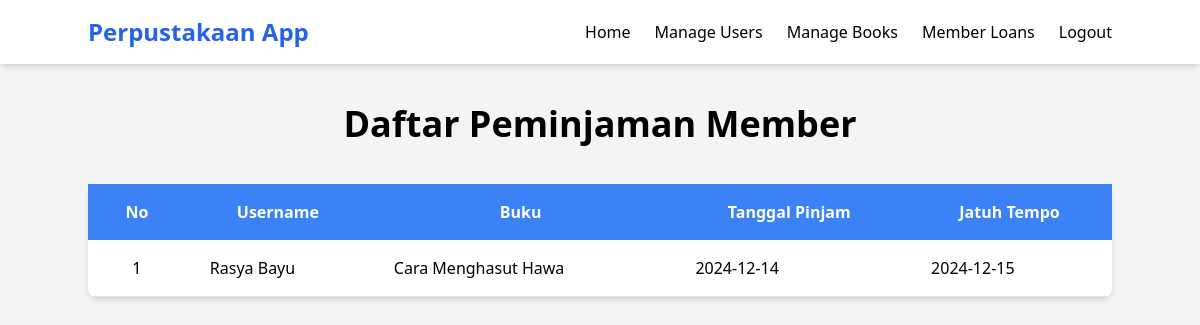
Page /admin/loans (signed in) on the committed database.
### tables this page shows
CREATE TABLE `loans` (
  `id` int(11) NOT NULL,
  `user_id` int(11) NOT NULL,
  `book_id` int(11) NOT NULL,
  `borrow_date` date NOT NULL,
  `return_date` date DEFAULT NULL,
  `due_date` date NOT NULL,
  `status` enum('borrowed','returned','late') DEFAULT 'borrowed',
  `fine` decimal(10,2) DEFAULT 0.00
);

CREATE TABLE `user` (
  `id` int(11) NOT NULL,
  `username` varchar(100) NOT NULL,
  `email` varchar(100) NOT NULL,
  `password` varchar(255) NOT NULL,
  `role` enum('admin','member') DEFAULT 'member',
  `created_at` timestamp NOT NULL DEFAULT current_timestamp()
);

CREATE TABLE `books` (
  `id` int(11) NOT NULL,
  `title` varchar(100) NOT NULL,
  `author` varchar(100) NOT NULL,
  `year` int(4) NOT NULL,
  `stok` int(11) NOT NULL,
  `image` varchar(255) DEFAULT NULL
);

### controllers/AdminController.php (called while the page is built, shortened)
<?php
class AdminController
{
    private $db;
    public function __construct($db)
    {
        $this->db = $db;
    }
    public function viewMemberLoans()
    {
        $sql = "
            SELECT
                u.username,
                b.title,
                l.borrow_date,
                l.due_date
            FROM
                loans l
            JOIN
                user u ON l.user_id = u.id
            JOIN
                books b ON l.book_id = b.id
            WHERE
                l.return_date IS NULL
        ";
        $stmt = $this->db->query($sql);
        $memberLoans = $stmt->fetchAll(PDO::FETCH_ASSOC);
        require 'views/member_loans.php';
    }
}

### views/member_loans.php (the view, shortened to what this page needs)
<!DOCTYPE html>
<html lang="en">
<head>
    <script src="https://cdn.tailwindcss.com"></script>
</head>
<body class="bg-gray-100">
    <?php require 'assets/header.php'; ?>
    <div class="container mx-auto mt-10">
        <h1 class="text-4xl font-bold text-center mb-10">Daftar Peminjaman Member</h1>
        <table class="table-auto w-full bg-white shadow-md rounded-lg">
            <thead class="bg-blue-500 text-white">
                <tr>
                    <th class="px-6 py-4">No</th>
                    <th class="px-6 py-4">Username</th>
                    <th class="px-6 py-4">Buku</th>
                    <th class="px-6 py-4">Tanggal Pinjam</th>
                    <th class="px-6 py-4">Jatuh Tempo</th>
                </tr>
            </thead>
            <tbody>
                <?php if (!empty($memberLoans)): ?>
                    <?php foreach ($memberLoans as $index => $loan): ?>
                        <tr class="border-b hover:bg-gray-50">
                            <td class="px-6 py-4 text-center"><?= $index + 1 ?></td>
                            <td class="px-6 py-4"><?= htmlspecialchars($loan['username']) ?></td>
                            <td class="px-6 py-4"><?= htmlspecialchars($loan['title']) ?></td>
                            <td class="px-6 py-4"><?= htmlspecialchars($loan['borrow_date']) ?></td>
                            <td class="px-6 py-4"><?= htmlspecialchars($loan['due_date']) ?></td>
                        </tr>
                    <?php endforeach; ?>
                <?php else: ?>
                    <tr>
                        <td colspan="5" class="text-center py-4 text-gray-600">Tidak ada data peminjaman saat ini.</td>
                    </tr>
                <?php endif; ?>
            </tbody>
        </table>
    </div>
</body>
</html>

### rows in the picture
loans: user.username "Rasya Bayu", book.title "Cara Menghasut Hawa", borrow_date "2024-12-14", due_date "2024-12-15"
